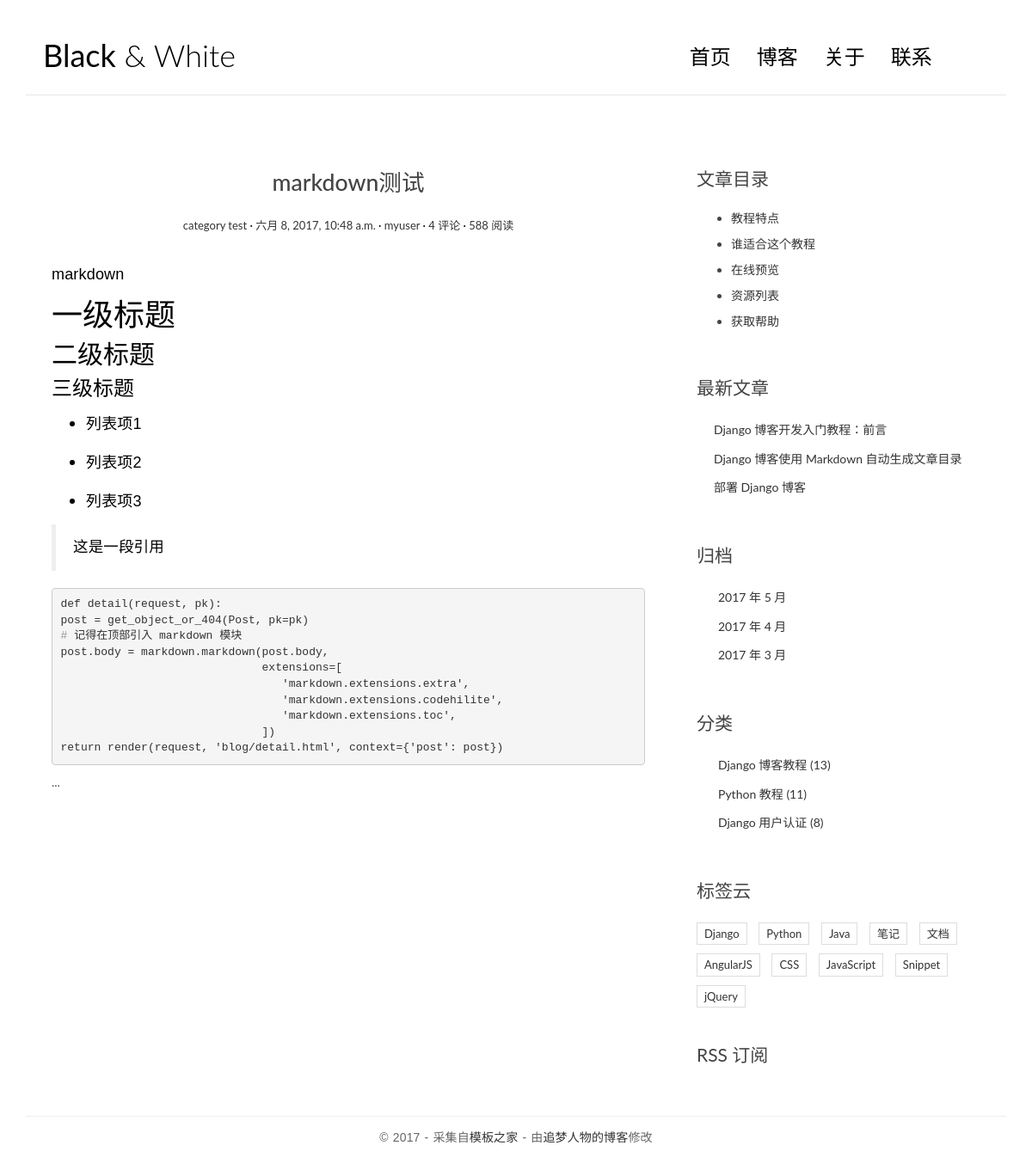
Screenshot of /post/3/ with the database file from the repository.
### blog/models.py (models this page shows, shortened)
class Post(models.Model):
    title = models.CharField(max_length=70)
    body = models.TextField()
    created_time = models.DateTimeField()
    modified_time = models.DateTimeField()
    excerpt = models.CharField(max_length=200, blank=True)
    category = models.ForeignKey(Category)
    tags = models.ManyToManyField(Tag, blank=True)
    author = models.ForeignKey(User)

@python_2_unicode_compatible
class Category(models.Model):
    name = models.CharField(max_length=100)

### blog/views.py (the view)
# urls.py: url(r'^post/(?P<pk>[0-9]+)/$', views.detail, name = 'detail'),
def detail(request, pk):
    post = get_object_or_404(Post, pk=pk)
    post.body = markdown.markdown(post.body,
                                  extensions=[
                                     'markdown.extensions.extra',
                                     'markdown.extensions.codehilite',
                                     'markdown.extensions.toc',
                                  ])
    return render(request, 'blog/detail.html', context={'post': post})

### templates/blog/detail.html
﻿{% extends 'base.html' %}
{% block main %}
    <article class="post post-{{post.pk}}">
	<header class="entry-header">
    		<h1 class="entry-title">{{ post.title }}</h1>
    		<div class="entry-meta">
      		<span class="post-category"><a href="#">{{ post.category.name }}</a></span>
      		<span class="post-date"><a href="#"><time class="entry-date"
                                                datetime="{{ post.created_time }}">{{ post.created_time }}</time></a></span>
      		<span class="post-author"><a href="#">{{ post.author }}</a></span>
      		<span class="comments-link"><a href="#">4 评论</a></span>
      		<span class="views-count"><a href="#">588 阅读</a></span>
    		</div>
  	</header>
	<div class="entry-content clearfix">
    		{{ post.body|safe }}
  	</div>
    </article>
    <section class="comment-area">
      ...
    </section>
{% endblock main %}
{% block toc %}
    <div class="widget widget-content">
        <h3 class="widget-title">文章目录</h3>
        <ul>
            <li>
                <a href="#">教程特点</a>
            </li>
            <li>
                <a href="#">谁适合这个教程</a>
            </li>
            <li>
                <a href="#">在线预览</a>
            </li>
            <li>
                <a href="#">资源列表</a>
            </li>
            <li>
                <a href="#">获取帮助</a>
            </li>
        </ul>
    </div>
{% endblock toc %}

### blog/static/blog/css/custom.css (style rules this page uses)
* { outline: none; }
h1, h2, h3, h4, h5, h6 { margin-top: 0; }
a { color: #333; }
body { color: #444; font-family: 'Lato', sans-serif; }
p { font-family: 'Ubuntu', sans-serif; font-weight: 400; word-spacing: 1px; letter-spacing: 0.01em; }
.post { background: #fff; padding: 30px 30px 0; }
.entry-title { text-align: center; font-size: 1.9em; margin-bottom: 20px; line-height: 1.6; padding: 10px 20px 0; }
.entry-meta { text-align: center; color: #DDDDDD; font-size: 13px; margin-bottom: 30px; }
.entry-content { font-size: 18px; line-height: 1.9; font-weight: 300; color: #000; }
.post-category::after, .post-date::after, .post-author::after, .comments-link::after { content: ' ·'; color: #000; }
.widget { background: #fff; padding: 30px 0 0; }
.widget-title { font-size: 1.5em; margin-bottom: 20px; line-height: 1.6; padding: 10px 0 0; font-weight: 400; }
.widget-content ul li { margin-bottom: 10px; }
.comment-area { padding: 0 30px 0; }

### blog/static/blog/css/highlights/github.css (style rules this page uses)
.codehilite .gh { color: #999999 }

### rows the page displays
Post: title "markdown测试", category.name "category test", created_time "六月 8, 2017, 10:48 a.m.", author "myuser", body "markdown 一级标题 二级标题 三级标题 列表项1 列表项2 列表项3 这是一段引用 def detail(request, pk): post = get_object_or_404(Post, pk=pk) # 记得在顶部引入 markdown 模块 post.body = markdown.markdown(post.body, extensions=[ 'markdown.extensions.extra', 'markdown.extensions.codehilite', 'markdown.extensions.toc', ]) return render(request, 'blog/detail.html', context={'post': post})"
